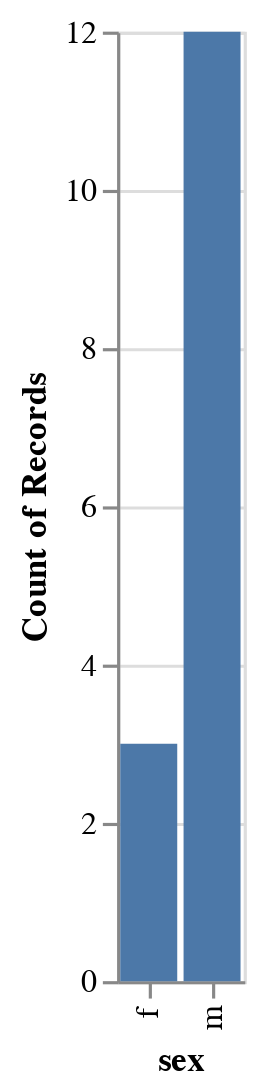

Write notebook code for a chart like this one.
### Code cell
medium_bar_task_table = check_task(**medium_bar_task)

### Figure 1 — Vega-Lite specification as saved in the notebook (floating-point values rounded to 4 significant figures)
{"config": {"view": {"continuousWidth": 400, "continuousHeight": 300}}, "data": {"name": "data-c6f5961a6186a587c1d9574d87d75220"}, "mark": "bar", "encoding": {"x": {"field": "sex", "type": "nominal"}, "y": {"aggregate": "count", "field": "sex", "type": "quantitative"}}, "transform": [{"filter": "datum.rank == \"asstprof\""}], "$schema": "https://vega.github.io/schema/vega-lite/v4.17.0.json", "datasets": {"data-c6f5961a6186a587c1d9574d87d75220": [{"facid": 1082, "lname": "giuliano", "fname": "mark", "rank": "instructor", "sex": "m", "phone": 2424, "room": "224", "building": "neb"}, {"facid": 1121, "lname": "goodrich", "fname": "michael", "rank": "professor", "sex": "m", "phone": 3593, "room": "219", "building": "neb"}, {"facid": 1148, "lname": "masson", "fname": "gerald", "rank": "professor", "sex": "m", "phone": 3402, "room": "224b", "building": "neb"}, {"facid": 1172, "lname": "runolfsson", "fname": "thordur", "rank": "assocprof", "sex": "m", "phone": 3121, "room": "119", "building": "barton"}, {"facid": 1177, "lname": "naiman", "fname": "daniel", "rank": "professor", "sex": "m", "phone": 3571, "room": "288", "building": "krieger"}, {"facid": 1193, "lname": "jones", "fname": "stacey", "rank": "instructor", "sex": "f", "phone": 3550, "room": "224", "building": "neb"}, {"facid": 1823, "lname": "davidson", "fname": "frederic", "rank": "professor", "sex": "m", "phone": 5629, "room": "119", "building": "barton"}, {"facid": 2028, "lname": "brody", "fname": "william", "rank": "professor", "sex": "m", "phone": 6073, "room": "119", "building": "barton"}, {"facid": 2119, "lname": "meyer", "fname": "gerard", "rank": "professor", "sex": "m", "phone": 6350, "room": "119", "building": "barton"}, {"facid": 2192, "lname": "yarowsky", "fname": "david", "rank": "asstprof", "sex": "m", "phone": 6587, "room": "324", "building": "neb"}, {"facid": 2291, "lname": "scheinerman", "fname": "edward", "rank": "professor", "sex": "m", "phone": 6654, "room": "288", "building": "krieger"}, {"facid": 2311, "lname": "priebe", "fname": "carey", "rank": "asstprof", "sex": "m", "phone": 6953, "room": "288", "building": "krieger"}, {"facid": 2738, "lname": "fill", "fname": "james", "rank": "professor", "sex": "m", "phone": 8209, "room": "288", "building": "krieger"}, {"facid": 2881, "lname": "goldman", "fname": "alan", "rank": "professor", "sex": "m", "phone": 8335, "room": "288", "building": "krieger"}, {"facid": 3457, "lname": "smith", "fname": "scott", "rank": "assocprof", "sex": "m", "phone": 1035, "room": "318", "building": "neb"}, {"facid": 4230, "lname": "houlahan", "fname": "joanne", "rank": "instructor", "sex": "f", "phone": 1260, "room": "328", "building": "neb"}, {"facid": 4432, "lname": "burzio", "fname": "luigi", "rank": "professor", "sex": "m", "phone": 1813, "room": "288", "building": "krieger"}, {"facid": 5718, "lname": "frank", "fname": "robert", "rank": "asstprof", "sex": "m", "phone": 1751, "room": "288", "building": "krieger"}, {"facid": 6112, "lname": "beach", "fname": "louis", "rank": "instructor", "sex": "m", "phone": 1838, "room": "207", "building": "neb"}, {"facid": 6182, "lname": "cheng", "fname": "cheng", "rank": "asstprof", "sex": "m", "phone": 1856, "room": "288", "building": "krieger"}, {"facid": 6191, "lname": "kaplan", "fname": "alexander", "rank": "professor", "sex": "m", "phone": 1825, "room": "119", "building": "barton"}, {"facid": 6330, "lname": "byrne", "fname": "william", "rank": "instructor", "sex": "m", "phone": 1691, "room": "119", "building": "barton"}, {"facid": 6541, "lname": "han", "fname": "shih-ping", "rank": "professor", "sex": "m", "phone": 1914, "room": "288", "building": "krieger"}, {"facid": 6910, "lname": "smolensky", "fname": "paul", "rank": "professor", "sex": "m", "phone": 2072, "room": "288", "building": "krieger"}, {"facid": 6925, "lname": "iglesias", "fname": "pablo", "rank": "asstprof", "sex": "m", "phone": 2021, "room": "119", "building": "barton"}, {"facid": 7134, "lname": "goutsias", "fname": "john", "rank": "professor", "sex": "m", "phone": 2184, "room": "119", "building": "barton"}, {"facid": 7231, "lname": "rugh", "fname": "wilson", "rank": "professor", "sex": "m", "phone": 2191, "room": "119", "building": "barton"}, {"facid": 7271, "lname": "jelinek", "fname": "frederick", "rank": "professor", "sex": "m", "phone": 2890, "room": "119", "building": "barton"}, {"facid": 7506, "lname": "westgate", "fname": "charles", "rank": "professor", "sex": "m", "phone": 2932, "room": "119", "building": "barton"}, {"facid": 7712, "lname": "awerbuch", "fname": "baruch", "rank": "professor", "sex": "m", "phone": 2105, "room": "220", "building": "neb"}, {"facid": 7723, "lname": "taylor", "fname": "russell", "rank": "professor", "sex": "m", "phone": 2435, "room": "317", "building": "neb"}, {"facid": 7792, "lname": "brill", "fname": "eric", "rank": "asstprof", "sex": "m", "phone": 2303, "room": "324b", "building": "neb"}, {"facid": 8102, "lname": "james", "fname": "lancelot", "rank": "asstprof", "sex": "m", "phone": 2792, "room": "288", "building": "krieger"}, {"facid": 8114, "lname": "angelopoulou", "fname": "ellie", "rank": "instructor", "sex": "f", "phone": 2152, "room": "316", "building": "neb"}, {"facid": 8118, "lname": "weinert", "fname": "howard", "rank": "professor", "sex": "m", "phone": 3272, "room": "119", "building": "barton"}, {"facid": 8122, "lname": "wierman", "fname": "john", "rank": "professor", "sex": "m", "phone": 3392, "room": "288", "building": "krieger"}, {"facid": 8423, "lname": "kumar", "fname": "subodh", "rank": "asstprof", "sex": "m", "phone": 2522, "room": "218", "building": "neb"}, {"facid": 8721, "lname": "wolff", "fname": "lawrence", "rank": "assocprof", "sex": "m", "phone": 2342, "room": "316", "building": "neb"}, {"facid": 8722, "lname": "cauwenberghs", "fname": "gert", "rank": "asstprof", "sex": "m", "phone": 1372, "room": "119", "building": "barton"}, {"facid": 8723, "lname": "andreou", "fname": "andreas", "rank": "professor", "sex": "m", "phone": 1402, "room": "119", "building": "barton"}, {"facid": 8741, "lname": "salzberg", "fname": "steven", "rank": "assocprof", "sex": "m", "phone": 2641, "room": "324a", "building": "neb"}, {"facid": 8772, "lname": "cowen", "fname": "lenore", "rank": "asstprof", "sex": "f", "phone": 2870, "room": "288", "building": "krieger"}, {"facid": 8791, "lname": "mccloskey", "fname": "michael", "rank": "professor", "sex": "m", "phone": 3440, "room": "288", "building": "krieger"}, {"facid": 8918, "lname": "amir", "fname": "yair", "rank": "asstprof", "sex": "m", "phone": 2672, "room": "308", "building": "neb"}, {"facid": 8989, "lname": "brent", "fname": "michael", "rank": "asstprof", "sex": "m", "phone": 9373, "room": "288", "building": "krieger"}, {"facid": 9011, "lname": "rapp", "fname": "brenda", "rank": "asstprof", "sex": "f", "phone": 2032, "room": "288", "building": "krieger"}, {"facid": 9172, "lname": "kosaraju", "fname": "rao", "rank": "professor", "sex": "m", "phone": 2757, "room": "319", "building": "neb"}, {"facid": 9191, "lname": "collins", "fname": "oliver", "rank": "assocprof", "sex": "m", "phone": 5427, "room": "119", "building": "barton"}, {"facid": 9199, "lname": "hughes", "fname": "brian", "rank": "assocprof", "sex": "m", "phone": 5666, "room": "119", "building": "barton"}, {"facid": 9210, "lname": "joseph", "fname": "richard", "rank": "professor", "sex": "m", "phone": 5996, "room": "119", "building": "barton"}, {"facid": 9379, "lname": "khurgin", "fname": "jacob", "rank": "professor", "sex": "m", "phone": 1060, "room": "119", "building": "barton"}, {"facid": 9514, "lname": "prince", "fname": "jerry", "rank": "assocprof", "sex": "m", "phone": 5106, "room": "119", "building": "barton"}, {"facid": 9643, "lname": "legendre", "fname": "geraldine", "rank": "assocprof", "sex": "f", "phone": 8972, "room": "288", "building": "krieger"}, {"facid": 9811, "lname": "wu", "fname": "colin", "rank": "asstprof", "sex": "m", "phone": 2906, "room": "288", "building": "krieger"}, {"facid": 9823, "lname": "pang", "fname": "jong-shi", "rank": "professor", "sex": "m", "phone": 4366, "room": "288", "building": "krieger"}, {"facid": 9824, "lname": "glaser", "fname": "robert", "rank": "instructor", "sex": "m", "phone": 4396, "room": "119", "building": "barton"}, {"facid": 9826, "lname": "delcher", "fname": "arthur", "rank": "instructor", "sex": "m", "phone": 2956, "room": "329", "building": "neb"}, {"facid": 9922, "lname": "hall", "fname": "leslie", "rank": "asstprof", "sex": "f", "phone": 7332, "room": "288", "building": "krieger"}]}}
